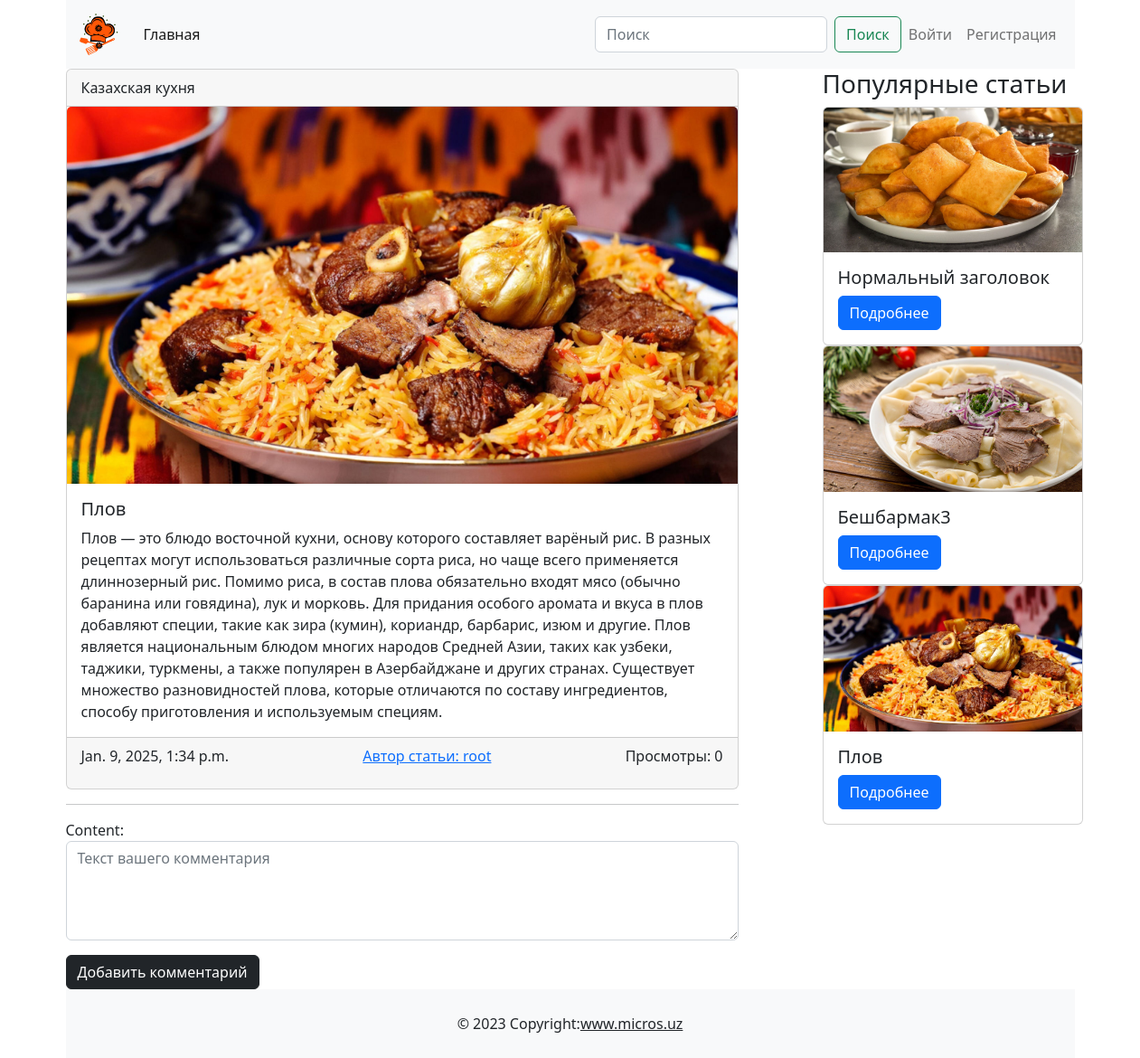
Before: /post/plov/ with the older database file.
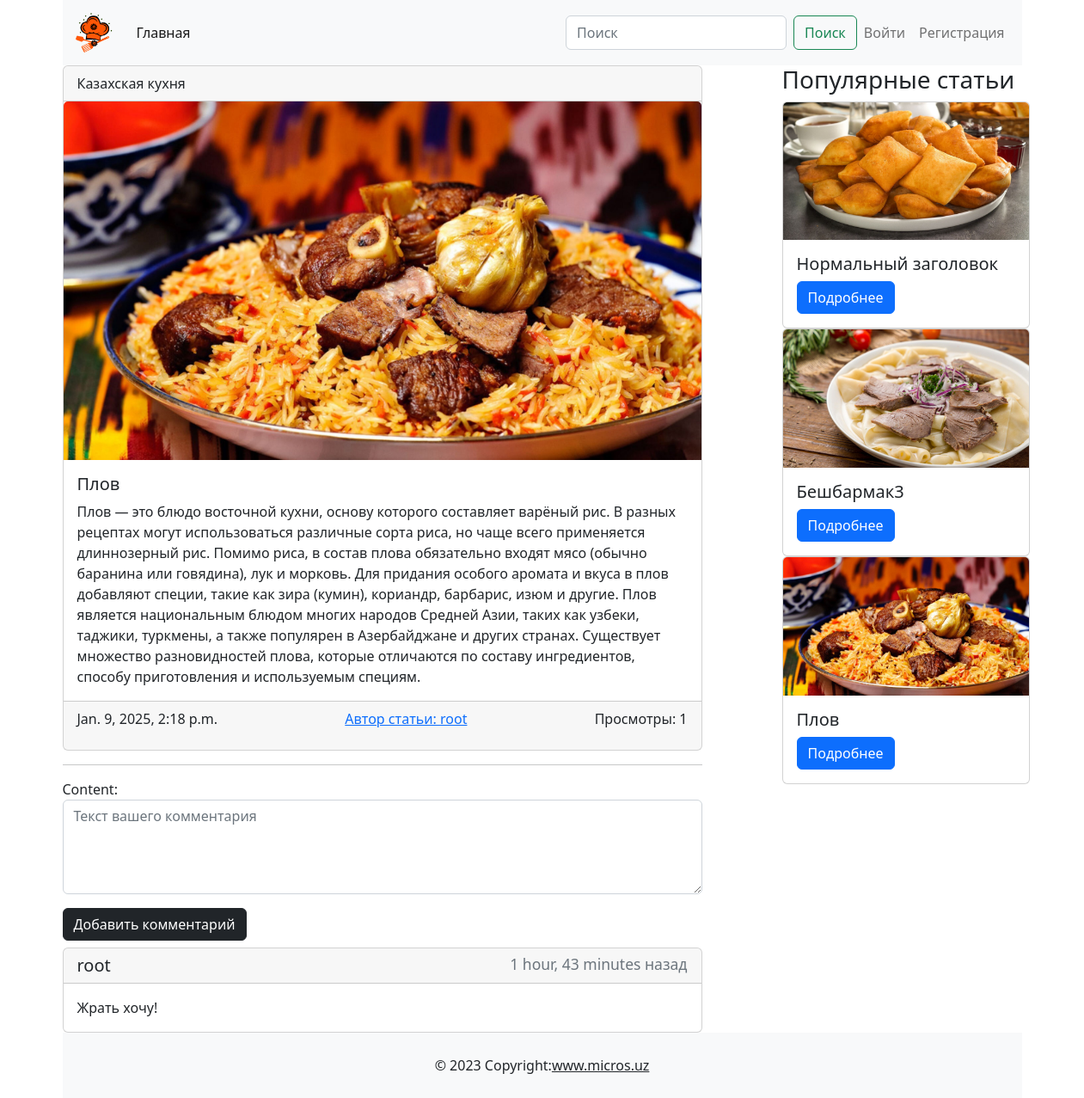
After: the same page with the newer database file.
### main/models.py (models this page shows, shortened)
class Post(models.Model):
    title = models.CharField(max_length=255, unique=True)
    slug = models.SlugField(max_length=255, unique=True)
    photo = models.ImageField(upload_to='photo/%y/%m/%d', blank=True, null=True)
    author = models.ForeignKey(CustomUser, on_delete=models.CASCADE, related_name='author_posts')
    category = models.ForeignKey('Category', on_delete=models.CASCADE, related_name='posts')
    content = models.TextField()
    created_at = models.DateTimeField(auto_now_add=True)
    updated_at = models.DateTimeField(auto_now=True)
    available = models.BooleanField(default=True)
    views = models.PositiveIntegerField(default=0)
    class Meta:
        ordering = ['-created_at']
        verbose_name = 'Post'
        verbose_name_plural = 'Posts'
    def get_absolute_url(self):
        return reverse("main:detail_page", kwargs={"post_slug": self.slug})

class Category(models.Model):
    name= models.CharField(max_length=100, unique=True)
    slug = models.SlugField(max_length=100, unique=True)

class Comment(models.Model):
    post = models.ForeignKey(Post, on_delete=models.CASCADE, related_name='comments_for_posts')
    author = models.ForeignKey(get_user_model(), on_delete=models.CASCADE, related_name='comments_by_author')
    content = models.TextField()
    created_at = models.DateTimeField(auto_now_add=True)

### users/models.py (models this page shows, shortened)
class CustomUser(AbstractUser):
    image = models.ImageField(upload_to='profile_images/%Y/%m/%d', blank=True, null=True)
    phonenumber = models.CharField(max_length=13, blank=True, null=True)
    address = models.CharField(max_length=100, blank=True, null=True)
    def __str__(self):
        return self.username

### main/views.py (the view)
# urls.py: path('post/<slug:post_slug>/', views.DetailPage.as_view(), name='detail_page'),
class DetailPage(DetailView):
    template_name = 'main/detail_page.html'
    model = Post
    context_object_name = 'post'
    slug_url_kwarg = 'post_slug'
    def get_context_data(self, **kwargs):
        context = super().get_context_data(**kwargs)
        context['title'] = 'Пост'
        context['popular_posts'] = Post.objects.filter(available=True).order_by('-views', '-created_at')[:5]
        current_post = get_object_or_404(Post, slug=self.kwargs.get('post_slug'))
        if self.request.user.is_authenticated:
            current_author_comments = list(self.request.user.comments_by_author.filter(post=current_post).order_by('-created_at'))
            other_comments = list(current_post.comments_for_posts.exclude(author=self.request.user).order_by('-created_at'))
            context['all_comments'] = current_author_comments + other_comments
        else:
            context['all_comments'] = current_post.comments_for_posts.order_by('-created_at')
        context['form'] = PostComments()
        return context
    def post(self, request, *args, **kwargs):
        if request.user.is_anonymous:
            messages.info(request, 'Для того чтобы оставить комментарий, войдите в свой аккаунт')
            current_url = request.build_absolute_uri()
            login_url = f"{reverse('users:login')}?{urlencode({'next': current_url})}"
            return redirect(login_url)
        current_post = get_object_or_404(Post, slug=self.kwargs.get('post_slug'))
        form = PostComments(request.POST)
        if form.is_valid():
            comment = form.save(commit=False)
            comment.post = current_post
            comment.author = request.user
            comment.save()
            return redirect('main:detail_page', post_slug=current_post.slug)
        context = self.get_context_data()
        context['form'] = form  # Возвращаем форму с ошибками
        return self.render_to_response(context)

### main/forms.py
class PostComments(forms.ModelForm):
    class Meta:
        model = Comment
        fields = ['content']
        widgets = {
            'content': forms.Textarea(attrs={
                'class': 'form-control',
                'placeholder': 'Текст вашего комментария',
                'rows': 4
            })
        }

### main/templates/main/detail_page.html (shortened to what this page needs)
{% extends "base.html" %}
        {% block content %}
            <div class="d-flex justify-content-between"><div class="col-8">
                <div class="card"><div class="card-header d-flex justify-content-between">{{post.category.name}}
                </div>
                    <img src="{% if post.photo %}{{post.photo.url}}{% else %}https://www.raumplus.ru/upload/iblock/99e/Skoro-zdes-budet-foto.jpg{% endif %}" class="card-img-top" width="300" alt=""><div class="card-body">
                    <h5 class="card-title">{{ post.title }}</h5>
                    <p class="card-text">
                        {{ post.content }}
                    </p>
                </div>
                    <div class="card-footer d-flex justify-content-between"><p class="card-text">{{ post.updated_at }}</p>
                        <a href="/profile/1">Автор статьи: {{post.author}}</a>
                        <p class="card-text">Просмотры: {{ post.views }}</p>
                    </div>
                </div>
                <hr>
                <form action="" method="post" , enctype="multipart/form-data">
                    {{ form.as_p }}
                    <button class="btn btn-dark" type="submit">Добавить комментарий</button>
                </form>
                {% for comment in all_comments %}
                    <div class="card mt-2">
                        <h5 class="card-header d-flex justify-content-between">
                            <span>{{ comment.author.username }}</span>
                            <span class="text-muted small">{{ comment.created_at|timesince }} назад</span>
                        </h5>
                        <div class="card-body d-flex justify-content-between">
                            <p class="card-text">{{ comment.content }}</p>
                        </div>
                    </div>
                {% endfor %}
            </div>
            <div class="col-1"></div>
            <div class="col-4">
                <h3>Популярные статьи</h3>
              {% for post in popular_posts %}
                <div class="card" style="width: 18rem;">
                    <img class="card-img-top" src={% if post.photo %}'{{post.photo.url}}'{% else %}"https://www.raumplus.ru/upload/iblock/99e/Skoro-zdes-budet-foto.jpg"{% endif %} width="200" alt="">
                    <div class="card-body"><h5 class="card-title">{{post.title}}</h5><a href="{{post.get_absolute_url}}" class="btn btn-primary">Подробнее</a></div>
                </div>
              {% endfor %}
            </div>
            </div>
        {% endblock content %}

### templates/base.html (shortened to what this page needs)
{% load static %}
<!doctype html>
<html lang="en">
<head>
    <link href="https://cdn.jsdelivr.net/npm/bootstrap@5.2.3/dist/css/bootstrap.min.css" rel="stylesheet">
    <link rel="stylesheet" href="{% static "main/css/styles.css" %}">
</head>
<body>
    <div class="container">
        <header>
                {% block header %}
                    <nav class="navbar navbar-expand-lg bg-light">
                        <div class="container-fluid">
                            <a class="navbar-brand" href="{% url "main:index" %}">
                                <img src="{% static "main/images/somelogo.png" %}" width="50" alt="">
                            </a>
                            <div class="collapse navbar-collapse" id="navbarSupportedContent">
                                <ul class="navbar-nav me-auto mb-2 mb-lg-0"><li class="nav-item"><a class="nav-link active" aria-current="page" href="{% url "main:index" %}">Главная</a></li></ul>
                                <div class="d-flex">
                                    <form class="d-flex" role="search" method="get" action="{% url "main:search" %}">
                                        <input name="q" class="form-control me-2" type="search" placeholder="Поиск" aria-label="Поиск" value='{{ request.GET.q }}'>
                                        <button class="btn btn-outline-success" type="submit">Поиск</button>
                                    </form>
                                    <ul class="navbar-nav me-auto mb-2 mb-lg-0">
                                        <li class="nav-item dropdown">
                                            {% if user.is_authenticated %}
                                                <a class="nav-link dropdown-toggle" href="#" id="navbarDropdown" role="button"
                                                data-bs-toggle="dropdown" aria-expanded="false">
                                                    Здравствуйте {{user}}
                                                </a>
                                                <ul class="dropdown-menu" aria-labelledby="navbarDropdown">
                                                    <li><a class="dropdown-item" href="{{ user.get_absolute_url }}">Моя страница</a></li>
                                                    <li><a class="dropdown-item" href="{% url "main:add_post" %}">Добавить статью</a></li>
                                                    <li><hr class="dropdown-divider"></li>
                                                    <li><a class="dropdown-item" href="{% url "users:logout" %}">Выход</a></li>
                                                </ul>
                                            {% else %}
                                            <div class="d-flex align-items-center">
                                                <a class="nav-link" href="{% url 'users:login' %}">Войти</a>
                                                <a class="nav-link" href="{% url "users:register" %}">Регистрация</a>
                                            </div>
                                            {% endif %}
                                        </li>
                                    </ul>
                                </div>
                            </div>
                        </div>
                    </nav>
                {% endblock header %}
        </header>
        <main>
            {% block content %}
            {% endblock content %}
        </main>
         {% block footer %}
            <footer class="bg-light text-center text-lg-start">
                <div class="text-center p-3" style="background-color: rgba(0, 0, 0, 0);">© 2023 Copyright:<a class="text-dark" href="https://mdbootstrap.com/">www.micros.uz</a></div>
            </footer>
         {% endblock footer %}
    </div>
</body>
</html>

### main/static/main/css/styles.css (style rules this page uses)
html, body { height: 100%; margin: 0; display: flex; flex-direction: column; }
.container { flex: 1; display: flex; flex-direction: column; }
main { flex: 1; }
footer { background-color: #f8f9fa; padding: 10px 0; text-align: center; }

Changed rows visible on the page:
changed Post "Плов": updated_at "Jan. 9, 2025, 1:34 p.m." → "Jan. 9, 2025, 2:18 p.m."; views "0" → "1"
added Comment: author.username "root", created_at "1 hour, 43 minutes", content "Жрать хочу!"
